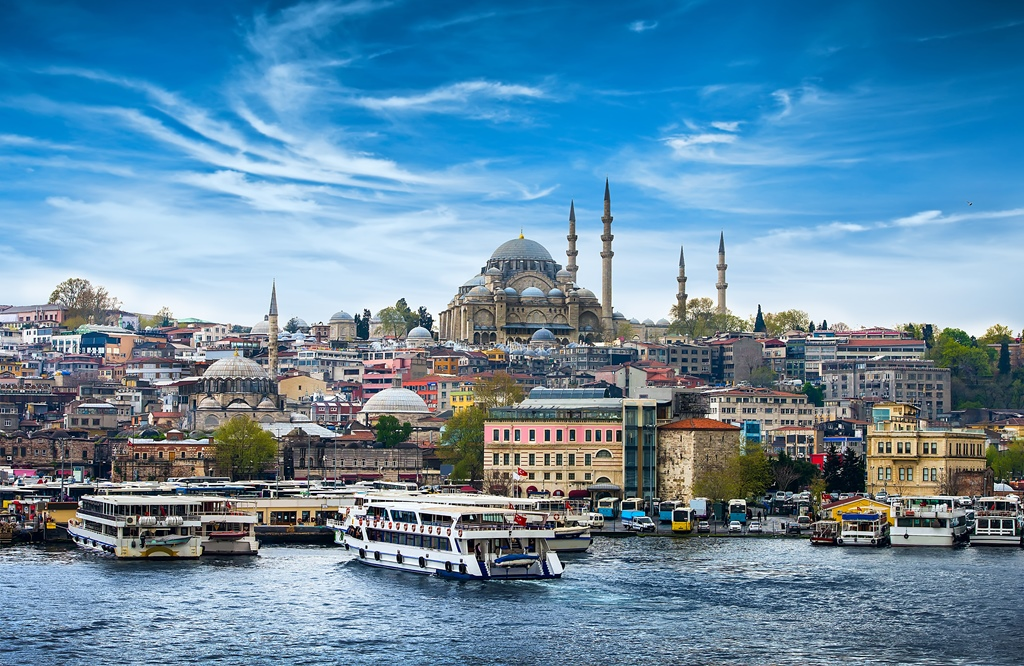
#> input picture Hafta2/images/picture3.jpg, 1024 x 666 px
$ python histogram_ve_germe.py
#> lines starting #> are read from the running program, lines starting #| are printed output that depends on the picture
import cv2
import numpy as np
from matplotlib import pyplot as plt

img = cv2.imread('images/picture3.jpg',cv2.IMREAD_GRAYSCALE)
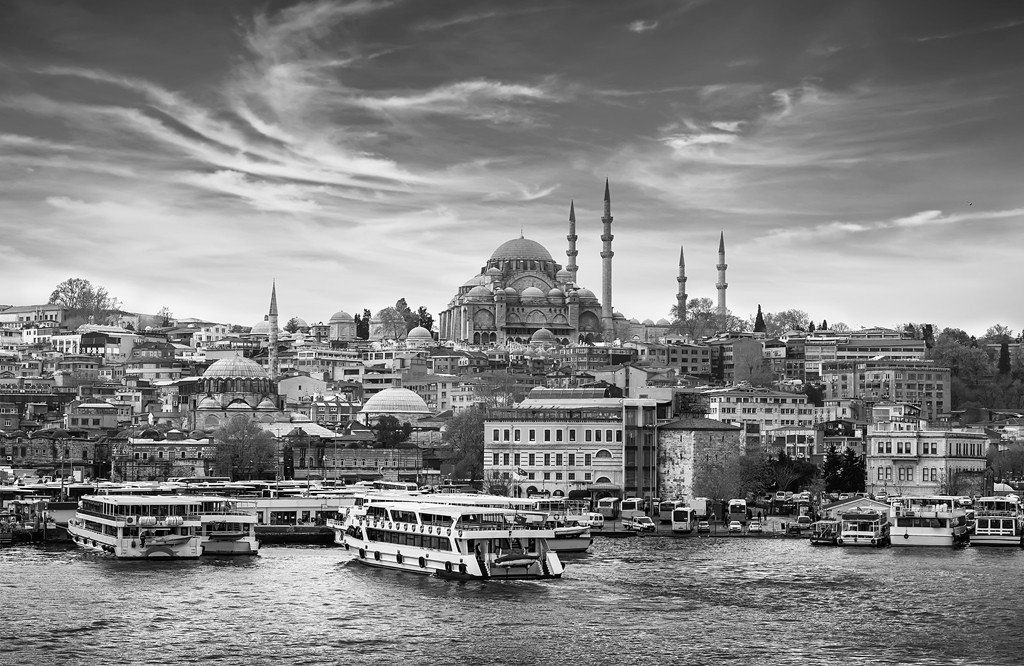
#> img: shape (666, 1024); min 0, max 255, mean 130.7

hist = cv2.calcHist([img], [0], None, [256], [0, 256])
#> hist = 256 values, max 5371 at index 91, min 244 at index 251, mean 2664

plt.figure()
plt.title("Original Image Histogram")
plt.xlabel("Pixel Value")
plt.ylabel("Frequency")
plt.plot(hist)
plt.xlim([0, 256])
plt.show()
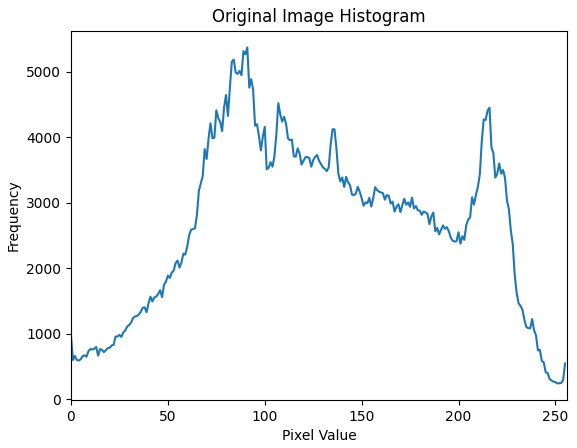
#> figure drawn by matplotlib, 1 panel; curve peaks at x = 91, y = 5371

cv2.imshow('Original Image', img)
cv2.waitKey(0)

# Kontrast germe işlemi
stretched_image = cv2.normalize(img, None, 0, 255, cv2.NORM_MINMAX)

# Kontrastı gerilmiş görüntü için histogram çıkarma
hist_stretched = cv2.calcHist([stretched_image], [0], None, [256], [0, 256])
#> hist_stretched has the same summary as hist

plt.figure()
plt.title("Stretched Image Histogram")
plt.xlabel("Pixel Value")
plt.ylabel("Frequency")
plt.plot(hist_stretched)
plt.xlim([0, 256])
plt.show()
#> figure, not shown here; curve peaks at x = 91, y = 5371

cv2.imshow('Stretched Image', stretched_image)
cv2.waitKey(0)
cv2.destroyAllWindows()

cv2.imwrite('sonucFoto/stretched_image.jpg', stretched_image)

$ run again, with Hafta2/images/picture1.jpg copied over Hafta2/images/picture3.jpg
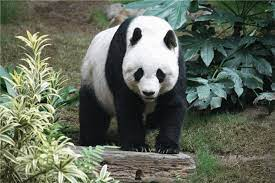
#> input picture Hafta2/images/picture1.jpg, 275 x 183 px
#> `img = cv2.imread('images/picture3.jpg',cv2.IMREAD_GRAYSCALE)`:
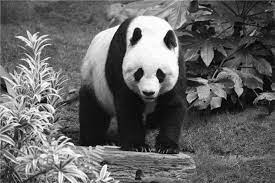
#> img: shape (183, 275); min 0, max 255, mean 100.7
#> hist = 256 values, max 533 at index 21, min 16 at index 1, mean 196.6
#> `plt.show()`:
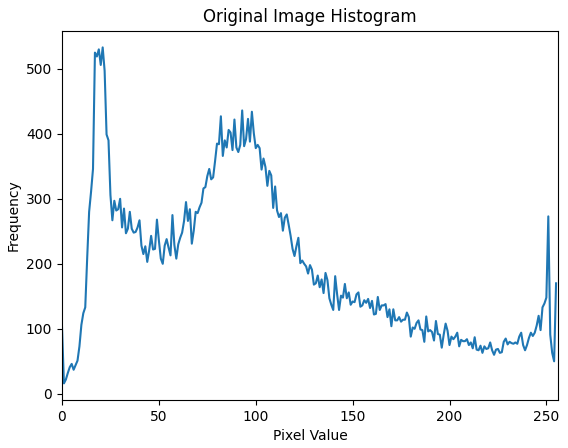
#> figure drawn by matplotlib, 1 panel; curve peaks at x = 21, y = 533
#> hist_stretched has the same summary as hist

$ run again, with Hafta2/images/picture2.jpg copied over Hafta2/images/picture3.jpg
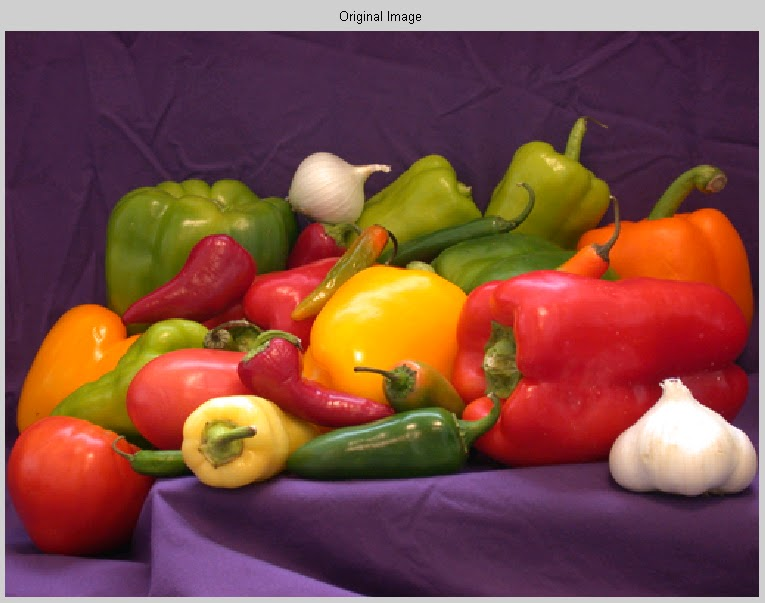
#> input picture Hafta2/images/picture2.jpg, 765 x 603 px
#> `img = cv2.imread('images/picture3.jpg',cv2.IMREAD_GRAYSCALE)`:
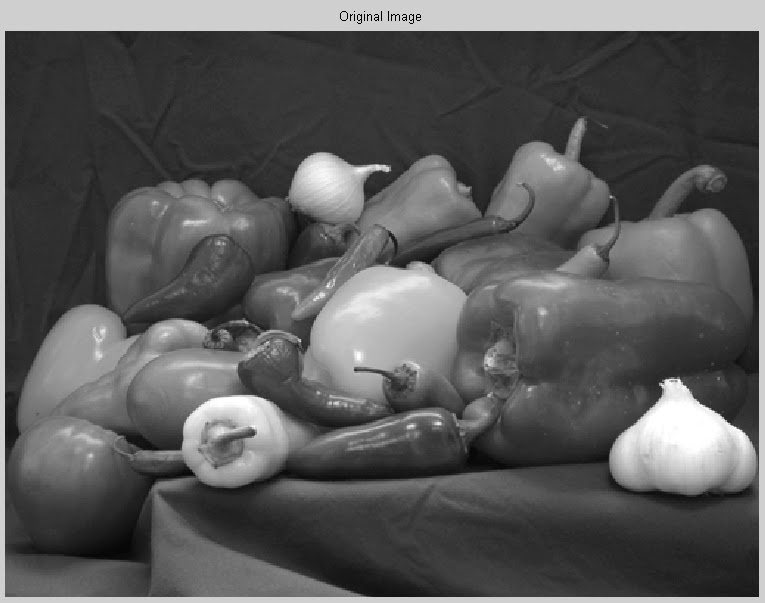
#> img: shape (603, 765); min 0, max 255, mean 90.1
#> hist = 256 values, max 27038 at index 207, min 11 at index 3, mean 1801.9
#> `plt.show()`:
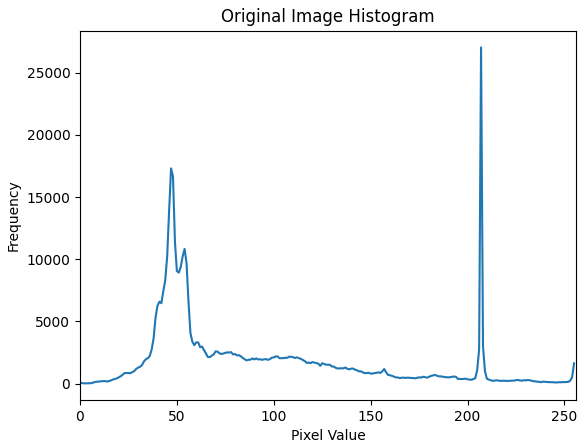
#> figure drawn by matplotlib, 1 panel; curve peaks at x = 207, y = 27038
#> hist_stretched has the same summary as hist
